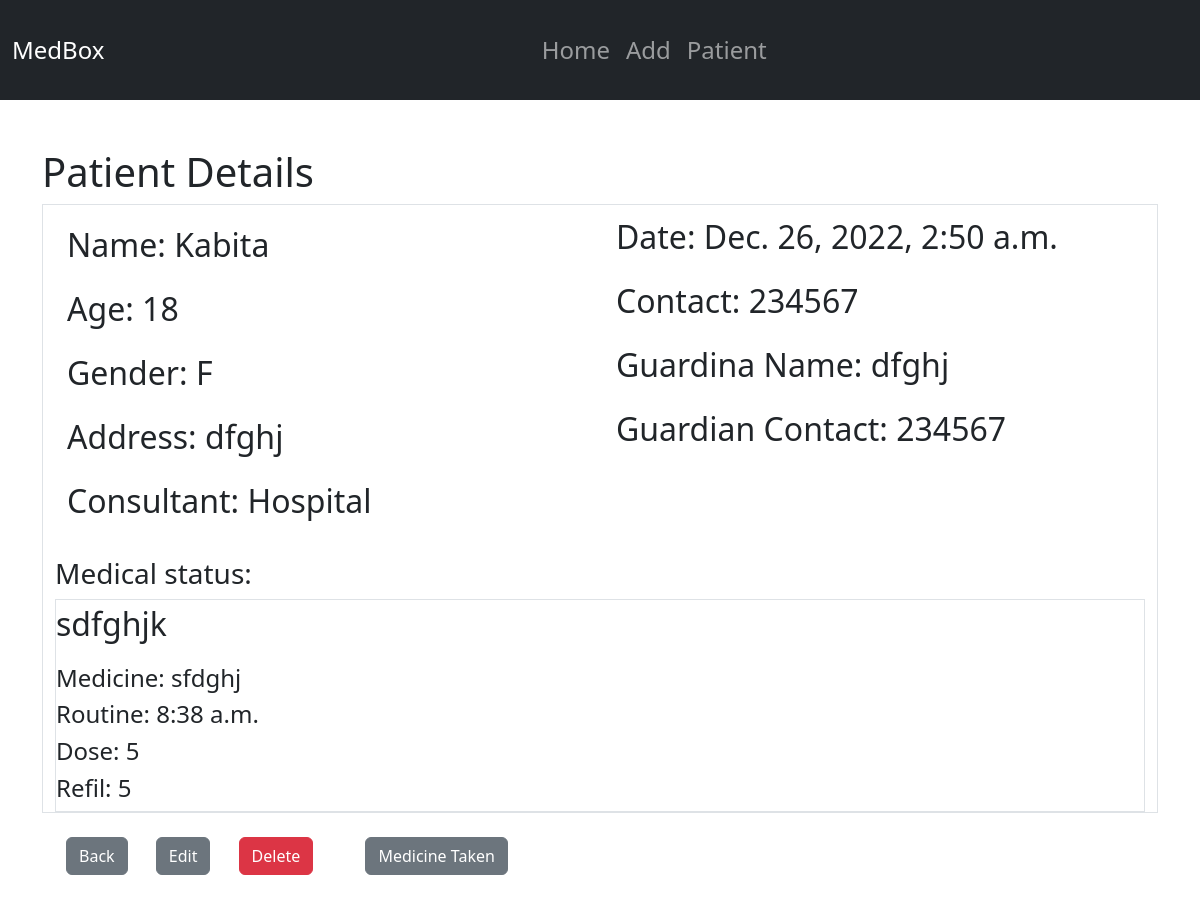
/patient/patient/31, run on the app's committed database.
### patient/models.py (models this page shows, shortened)
class Patient(models.Model):
    name = models.CharField(max_length=100)
    age = models.IntegerField()
    enroll = models.DateTimeField(auto_now_add=True, auto_now=False, null=True)
    Male = 'M'
    Female = 'F'
    gender = [
        (Male, 'Male'),
        (Female, 'Female'),
    ]
    gender = models.CharField(
        max_length=2,
        choices=gender,
        default=Male,
    )
    contact = models.BigIntegerField()
    address = models.CharField(max_length=100)
    guardian_name = models.CharField(max_length=100)
    guardian_contact = models.BigIntegerField()
    medical_status = models.TextField(blank=True, null=True)
    medicine = models.CharField(max_length=100, blank=True, null=True)
    medicine_description = models.TextField(blank=True, null=True)
    routine = models.TimeField(auto_now_add=False, blank=True, null=True)
    dose = models.IntegerField(default='0')
    refil = models.CharField(max_length=100, blank=True, null=True)

### patient/views.py (the view)
# urls.py: path('patient/<int:pk>', views.PatientDetailView.as_view(), name='patient_detail'),
class PatientDetailView(DetailView):
    model = Patient
    context_object_name = 'patient'

### patient/templates/patient/patient_detail.html (shortened to what this page needs)
{% extends 'base.html' %}
{% block content %}
<h1> Patient Details </h1>
<div class="container border round fs-2">
    <div class="row row-cols2 g-2">
        <div class="col p-3">
            <p>Name: {{patient.name}}</p>
            <p>Age: {{patient.age}}</p>
            <p>Gender: {{patient.gender}}</p>
            <p>Address: {{patient.address}}</p>
            <p>Consultant: Hospital</p>
        </div>
        <div class="col p-2">
            <p>Date: {{patient.enroll}}</p>
            <p>Contact: {{patient.contact}}</p>
            <p>Guardina Name: {{patient.guardian_name}}</p>
            <p>Guardian Contact: {{patient.guardian_contact}}</p>
        </div>
    </div>
    <h3>Medical status:</h3>
    <div class='border'>
        <p>{{patient.medical_status}}</p>
        <h4>Medicine: {{patient.medicine_description}}</h4>
        <h4>Routine: {{patient.routine}}</h4>
        <h4>Dose: {{patient.dose}}</h4>
        <h4>Refil: {{patient.dose}}</h4>
    </div>
</div>
<a href="{% url 'patient_list' %}" class="btn btn-secondary m-4">Back</a>
<a href="{% url 'patient_update' pk=patient.id %}" class="btn btn-secondary">Edit</a>
<a href="{% url 'patient_delete' pk=patient.id %}" class="btn btn-danger m-4">Delete</a>
<a href="{% url 'med_taken' pk=patient.id %}" class="btn btn-secondary m-4">Medicine Taken</a>
{% endblock content %}

### data on the page
Patient: name "Kabita", age "18", gender "F", address "dfghj", enroll "Dec. 26, 2022, 2:50 a.m.", contact "234567", guardian_name "dfghj", guardian_contact "234567", medical_status "sdfghjk", medicine_description "sfdghj", routine "8:38 a.m.", dose "5"
